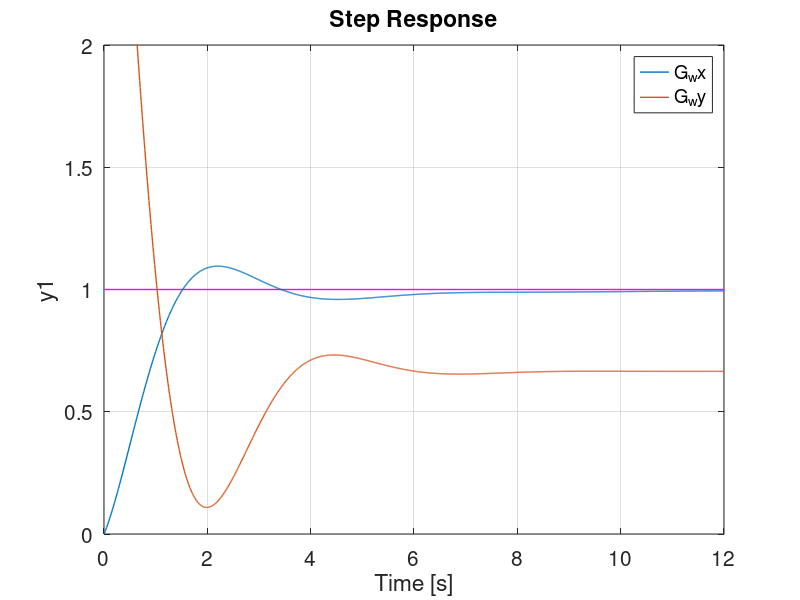

Write the MATLAB code that produced this figure. (Note: this script raises an error after producing the figure.)
% Kontinuierlicher Regelkreis RK_kont.m
% Getestet mit MATLAB + CST und 
% mit GNU Octave + Control-Package
% Manfred Lohoefener, HS Merseburg, Maerz 2017

  clear; close all

% Parameter
  K_S = 1.5;    % Proportionalfaktor
  T_1 = 3.0;    % [s] Zeitkonstante
  T_2 = 1.0;    % [s] Zeitkonstante
  
  T_U = 0.45;   % [s] Verzugszeit
  T_G = 5.20;   % [s] Ausgleichszeit
  
  T_E = 12;     % [s] Simulationsdauer
  D_t = 0.01;   % [s] Schrittweite 10 ms
  t_x = 0:D_t:T_E;  % [s] Zeitachse
  
% Regelstrecke
  s   = tf ('s'); % Laplace-Op
  G_S = K_S / (1 + (T_1+T_2)*s + T_1*T_2*s^2);

% Chien, Hrones und Reswick fuer Fuehrung aperiodisch
  K_Rw = 0.6*T_G / (K_S*T_U);
  T_Nw = T_G;
  T_Vw = 0.5 * T_U;
  G_Rw = pidstd (K_Rw, T_Nw, T_Vw, 100); % PID-T1 wegen G_wy
  G_wx = feedback (G_Rw*G_S, 1);      % w -> x
  G_wy = feedback (G_Rw, G_S);        % w -> y

% Chien, Hrones und Reswick fuer Stoerung aperiodisch
  K_Rz = 0.95*T_G / (K_S*T_U);
  T_Nz = 2.4 * T_U;
  T_Vz = 0.42 * T_U;
  G_Rz = pidstd (K_Rz, T_Nz, T_Vz, 100);
  G_zx = feedback (G_S, G_Rz);      % z -> x
  G_zy = feedback (-G_Rz*G_S, -1);  % z -> y

figure ('Name', 'Fuehrung', 'NumberTitle', 'off', 'Position', [0 100 800 600]);
  set (gca, 'FontSize', 15); hold on
  plot ([0 T_E], [1 1], 'm', 'LineWidth', 1)
  step (G_wx, G_wy, t_x)
  set (findobj (gcf, 'type', 'line'), 'LineWidth', 1);
  hold on
  axis ([0 T_E 0 2])
  coordgrd
  title ('Kontinuierliche Fuehrungssprungantwort nach C-H-R', 'fontsize', 18)
  xlabel ('Zeit [s]')
  ylabel ('h(t)')
  legend ('w(t)', 'x(t)', 'y(t)')
  legend boxoff
  txt = {'Streckenparameter K_S, T_1, T_2:'; num2str([K_S T_1 T_2]); ' '
          'Reglerparameter K_R, T_N, T_V:'; num2str([K_Rw T_Nw T_Vw]); ' '
          evalc('G_R=minreal(G_Rw)')};
  text (4, 0.8, txt, 'fontsize', 13)
  hold off
  printgcf (mfilename, 0)

figure ('Name', 'Stoerung', 'NumberTitle', 'off', 'Position', [200 200 800 600]);
  set (gca, 'FontSize', 15); hold on
  plot ([0 T_E], [1 1], 'm', 'LineWidth', 1)
  step (G_zx, G_zy, t_x)
  set (findobj (gcf, 'type', 'line'), 'LineWidth', 1);
  hold on
  axis ([0 T_E -1.5 1.1])
  coordgrd
  title ('Kontinuierliche Stoersprungantwort nach C-H-R', 'fontsize', 18)
  xlabel ('Zeit [s]')
  ylabel ('h(t)')
  legend ('z(t)', 'x(t)', 'y(t)')
  legend boxoff
  txt = {'Streckenparameter K_S, T_1, T_2:'; num2str([K_S T_1 T_2]); ' '
          'Reglerparameter K_R, T_N, T_V:'; num2str([K_Rz T_Nz T_Vz]); ' '
          evalc('G_R=minreal(G_Rz)')};
  text (4.5, -0.1, txt, 'fontsize', 13)
  hold off
  printgcf (mfilename, 0)

figure ('Name', 'Pol-Nullstellen', 'NumberTitle', 'off', 'Position', [100 0 800 600]);
  set (gca, 'FontSize', 15); hold on
  pzmap (G_wx)
  pzmap (G_zx)
  set (findobj (gcf, 'type', 'line'), 'LineWidth', 2);
  axis ([-5 0 -2 2])
  coordgrd
  title ('Kontinuierliches Pol-Nullstellenbild', 'fontsize', 18)
  xlabel ('Realteil')
  ylabel ('Imaginaerteil')
  legend ('G_{wx} Polstellen (Fuehrung)', 'G_{zx} Polstellen (Stoerung)', ...
    'G_{wx} Nullstellen (Fuehrung)', 'G_{zx} Nullstellen (Stoerung)', 'location', 'north')
  legend boxoff
  txt = {'Nullstellen (Fuehrung):'; num2str(zero (G_wx)'); ' '
         'Polstellen (Fuehrung):'; num2str(pole (G_wx)'); ' '
         'Nullstellen (Stoerung):'; num2str(zero (G_zx)'); ' '
         'Polstellen (Stoerung):'; num2str(pole (G_zx)')};
  text (-4.8, 0, txt, 'fontsize', 10)
  hold off
  printgcf (mfilename, 0)

% Regelguete berechnen
  [x_w, t_w] = step (G_wx, t_x);
  e_w = 1-x_w;
  RG = e_w'*e_w*D_t;
  disp ('Regelgüte bei Führung')
  disp (RG)
